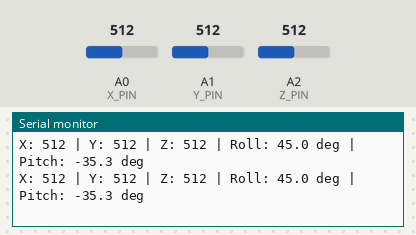
Simulated run of this sketch. Board: Arduino Mega 2560, built with avr-gcc and run on an emulated ATmega2560. Parts: the last lines printed to the serial monitor. The inputs (shaded band) are chosen by the test bench; at power-on: A1 (Y_PIN) = 512, A2 (Z_PIN) = 512, A0 (X_PIN) = 512.

Above: at 1.2 s.
1.3 s: A1 (Y_PIN) set to 321
At 1.39 s:
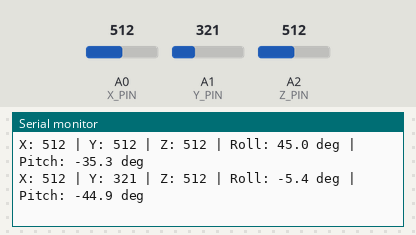
4.3 s: A1 (Y_PIN) set to 296
At 4.35 s:
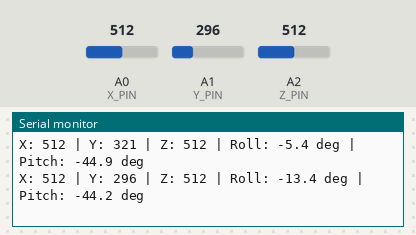
5.8 s: A2 (Z_PIN) set to 349
At 5.89 s:
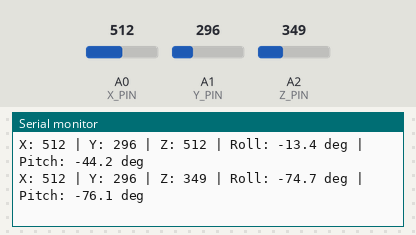
8.8 s: A2 (Z_PIN) set to 317
At 8.85 s:
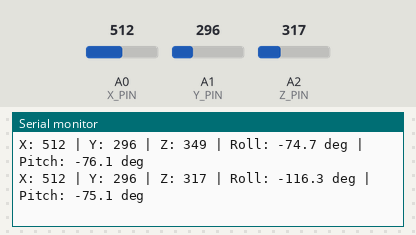
10.3 s: A0 (X_PIN) set to 354
At 10.39 s:
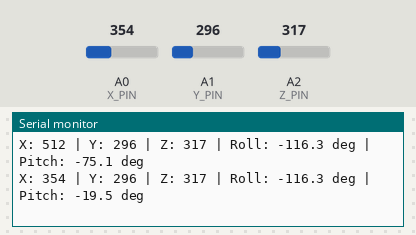
13.3 s: A0 (X_PIN) set to 331
At 13.36 s:
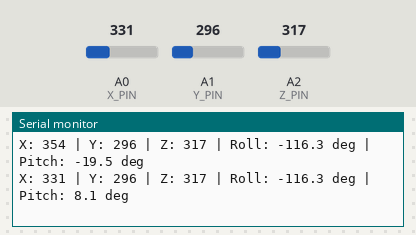
Timing chart, 0 to 15.8 s (numbered marks = the images above; inputs shaded):
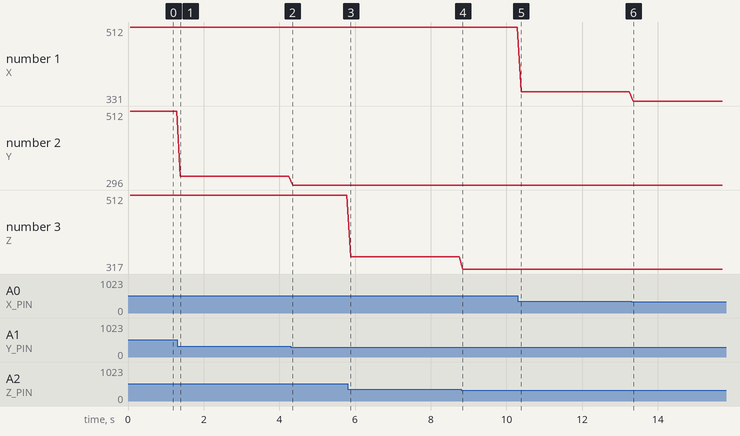

The sketch:

ADXL335_Test.ino
```cpp
/*
  ADXL335_Test.ino

  Minimal diagnostic test for an ADXL335 accelerometer.

  SAFE WIRING FOR A BASIC ADXL335 BREAKOUT
    VCC -> Mega 3.3V
    GND -> Mega GND
    X   -> Mega A0
    Y   -> Mega A1
    Z   -> Mega A2

  IMPORTANT:
    The ADXL335 IC itself is NOT a 5V device.

  This test prints:
    - raw ADC values
    - approximate roll
    - approximate pitch

  It cannot measure yaw.

  Roll/pitch are most useful while the sensor is stationary.
*/

#include <math.h>

const uint8_t X_PIN = A0;
const uint8_t Y_PIN = A1;
const uint8_t Z_PIN = A2;

// Approximate values for ADXL335 powered from 3.3 V.
// Zero-g output is approximately VCC / 2.
// Sensitivity is ratiometric, approximately 0.33 V/g at 3.3 V.
const float ZERO_G_VOLTAGE = 1.65f;
const float SENSITIVITY = 0.33f;

// Mega ADC uses approximately 5 V as its default reference.
const float ADC_REFERENCE = 5.0f;

void setup()
{
  Serial.begin(9600);

  Serial.println("ADXL335_Test ready.");
  Serial.println("Yaw is not available from ADXL335.");
}

void loop()
{
  int rawX = analogRead(X_PIN);
  int rawY = analogRead(Y_PIN);
  int rawZ = analogRead(Z_PIN);

  float voltageX = rawX * ADC_REFERENCE / 1023.0f;
  float voltageY = rawY * ADC_REFERENCE / 1023.0f;
  float voltageZ = rawZ * ADC_REFERENCE / 1023.0f;

  float ax = (voltageX - ZERO_G_VOLTAGE) / SENSITIVITY;
  float ay = (voltageY - ZERO_G_VOLTAGE) / SENSITIVITY;
  float az = (voltageZ - ZERO_G_VOLTAGE) / SENSITIVITY;

  float roll =
      atan2(ay, az) * 180.0f / PI;

  float pitch =
      atan2(-ax, sqrt(ay * ay + az * az))
      * 180.0f / PI;

  Serial.print("X: ");
  Serial.print(rawX);

  Serial.print(" | Y: ");
  Serial.print(rawY);

  Serial.print(" | Z: ");
  Serial.print(rawZ);

  Serial.print(" | Roll: ");
  Serial.print(roll, 1);
  Serial.print(" deg");

  Serial.print(" | Pitch: ");
  Serial.print(pitch, 1);
  Serial.println(" deg");

  delay(100);
}
```

Measured:
- after the input at 1.3 s, the serial monitor: prints a new line after 0.08 s (image 1)
- after the input at 4.3 s, the serial monitor: prints a new line after 0.05 s (image 2)
- after the input at 5.8 s, the serial monitor: prints a new line after 0.08 s (image 3)
- after the input at 8.8 s, the serial monitor: prints a new line after 0.05 s (image 4)
- after the input at 10.3 s, the serial monitor: prints a new line after 0.08 s (image 5)
- after the input at 13.3 s, the serial monitor: prints a new line after 0.05 s (image 6)
- plotted number 1: 512 → 354 after the input at 10.3 s, 354 → 331 after the input at 13.3 s
- plotted number 2: 512 → 321 after the input at 1.3 s, 321 → 296 after the input at 4.3 s
